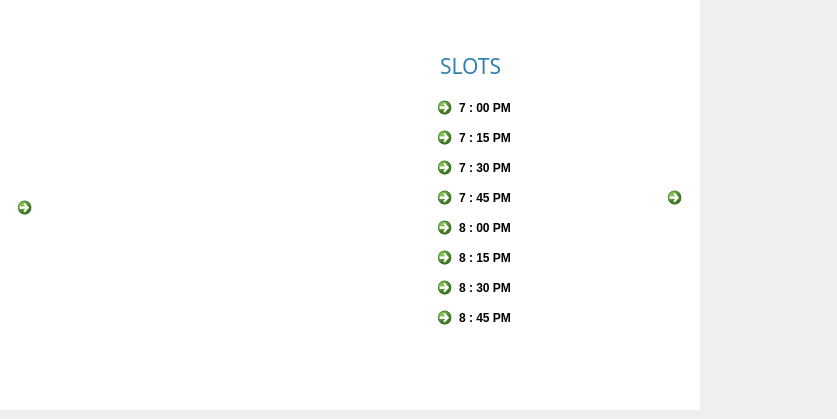
    <widget class="QWidget" name="det_10">
     <widget class="QLabel" name="img_30">
      <property name="geometry">
       <rect>
        <x>-30</x>
        <y>30</y>
        <width>490</width>
        <height>320</height>
       </rect>
      </property>
      <property name="text">
       <string/>
      </property>
      <property name="pixmap">
       <pixmap>../Resourses/img15.png</pixmap>
      </property>
      <property name="scaledContents">
       <bool>true</bool>
      </property>
     </widget>
     <widget class="QCommandLinkButton" name="push_14">
      <property name="geometry">
       <rect>
        <x>660</x>
        <y>180</y>
        <width>168</width>
        <height>41</height>
       </rect>
      </property>
      <property name="text">
       <string/>
      </property>
      <property name="icon">
       <iconset>
        <normaloff>../Resourses/next_icon.jpg</normaloff>../Resourses/next_icon.jpg</iconset>
      </property>
     </widget>
     <widget class="QCommandLinkButton" name="push_25">
      <property name="geometry">
       <rect>
        <x>10</x>
        <y>190</y>
        <width>31</width>
        <height>41</height>
       </rect>
      </property>
      <property name="text">
       <string/>
      </property>
      <property name="icon">
       <iconset>
        <normaloff>../Resourses/back_icon.jpg</normaloff>../Resourses/back_icon.jpg</iconset>
      </property>
     </widget>
     <widget class="QCommandLinkButton" name="sl_73">
      <property name="geometry">
       <rect>
        <x>430</x>
        <y>270</y>
        <width>168</width>
        <height>41</height>
       </rect>
      </property>
      <property name="text">
       <string>8 : 30 PM</string>
      </property>
     </widget>
     <widget class="QCommandLinkButton" name="sl_74">
      <property name="geometry">
       <rect>
        <x>430</x>
        <y>300</y>
        <width>168</width>
        <height>41</height>
       </rect>
      </property>
      <property name="text">
       <string>8 : 45 PM</string>
      </property>
     </widget>
     <widget class="QCommandLinkButton" name="sl_75">
      <property name="geometry">
       <rect>
        <x>430</x>
        <y>240</y>
        <width>168</width>
        <height>41</height>
       </rect>
      </property>
      <property name="text">
       <string>8 : 15 PM</string>
      </property>
     </widget>
     <widget class="QCommandLinkButton" name="sl_76">
      <property name="geometry">
       <rect>
        <x>430</x>
        <y>150</y>
        <width>168</width>
        <height>41</height>
       </rect>
      </property>
      <property name="text">
       <string>7 : 30 PM</string>
      </property>
     </widget>
     <widget class="QCommandLinkButton" name="sl_77">
      <property name="geometry">
       <rect>
        <x>430</x>
        <y>120</y>
        <width>168</width>
        <height>41</height>
       </rect>
      </property>
      <property name="text">
       <string>7 : 15 PM</string>
      </property>
     </widget>
     <widget class="QCommandLinkButton" name="sl_78">
      <property name="geometry">
       <rect>
        <x>430</x>
        <y>210</y>
        <width>168</width>
        <height>41</height>
       </rect>
      </property>
      <property name="text">
       <string>8 : 00 PM</string>
      </property>
     </widget>
     <widget class="QCommandLinkButton" name="sl_79">
      <property name="geometry">
       <rect>
        <x>430</x>
        <y>90</y>
        <width>168</width>
        <height>41</height>
       </rect>
      </property>
      <property name="text">
       <string>7 : 00 PM</string>
      </property>
     </widget>
     <widget class="QLabel" name="text_30">
      <property name="geometry">
       <rect>
        <x>440</x>
        <y>30</y>
        <width>141</width>
        <height>71</height>
       </rect>
      </property>
      <property name="font">
       <font>
        <family>Arial Rounded MT Bold</family>
        <pointsize>16</pointsize>
        <bold>false</bold>
       </font>
      </property>
      <property name="focusPolicy">
       <enum>Qt::NoFocus</enum>
      </property>
      <property name="acceptDrops">
       <bool>false</bool>
      </property>
      <property name="autoFillBackground">
       <bool>false</bool>
      </property>
      <property name="styleSheet">
       <string notr="true">color: rgb(48, 129, 178);
</string>
      </property>
      <property name="text">
       <string>SLOTS</string>
      </property>
      <property name="textFormat">
       <enum>Qt::AutoText</enum>
      </property>
      <property name="scaledContents">
       <bool>false</bool>
      </property>
     </widget>
     <widget class="QCommandLinkButton" name="sl_80">
      <property name="geometry">
       <rect>
        <x>430</x>
        <y>180</y>
        <width>168</width>
        <height>41</height>
       </rect>
      </property>
      <property name="text">
       <string>7 : 45 PM</string>
      </property>
     </widget>
     <widget class="QLabel" name="img_35">
      <property name="geometry">
       <rect>
        <x>0</x>
        <y>0</y>
        <width>700</width>
        <height>410</height>
       </rect>
      </property>
      <property name="styleSheet">
       <string notr="true">background-color: rgb(255, 255, 255);</string>
      </property>
      <property name="text">
       <string/>
      </property>
     </widget>
     <zorder>img_35</zorder>
     <zorder>img_30</zorder>
     <zorder>push_14</zorder>
     <zorder>push_25</zorder>
     <zorder>sl_73</zorder>
     <zorder>sl_74</zorder>
     <zorder>sl_75</zorder>
     <zorder>sl_76</zorder>
     <zorder>sl_77</zorder>
     <zorder>sl_78</zorder>
     <zorder>sl_79</zorder>
     <zorder>text_30</zorder>
     <zorder>sl_80</zorder>
    </widget>
